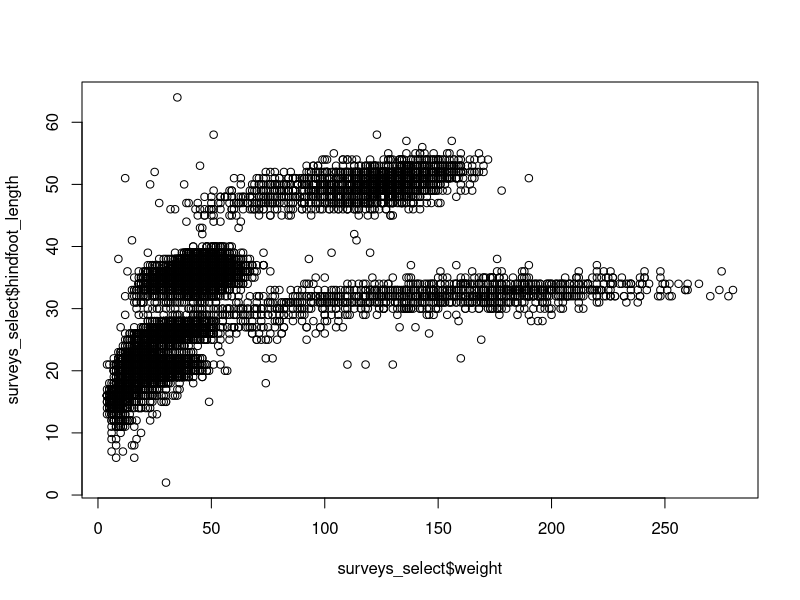
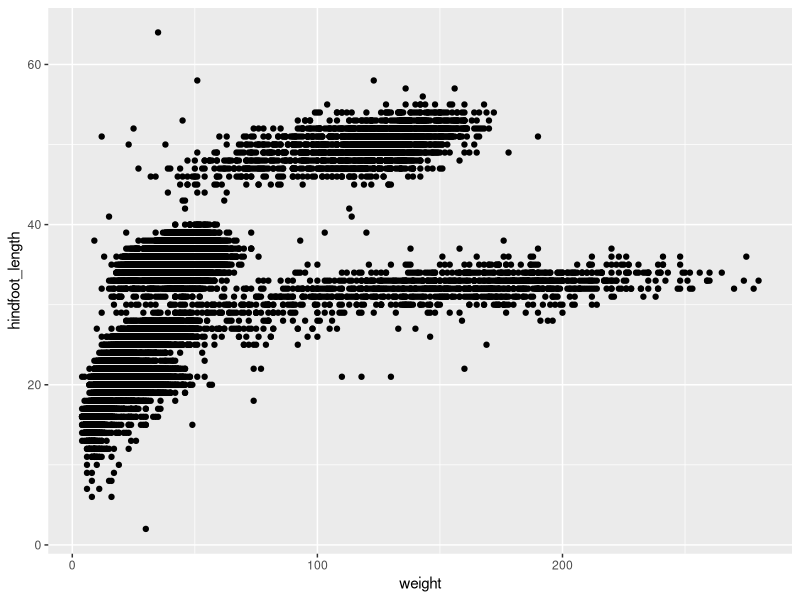
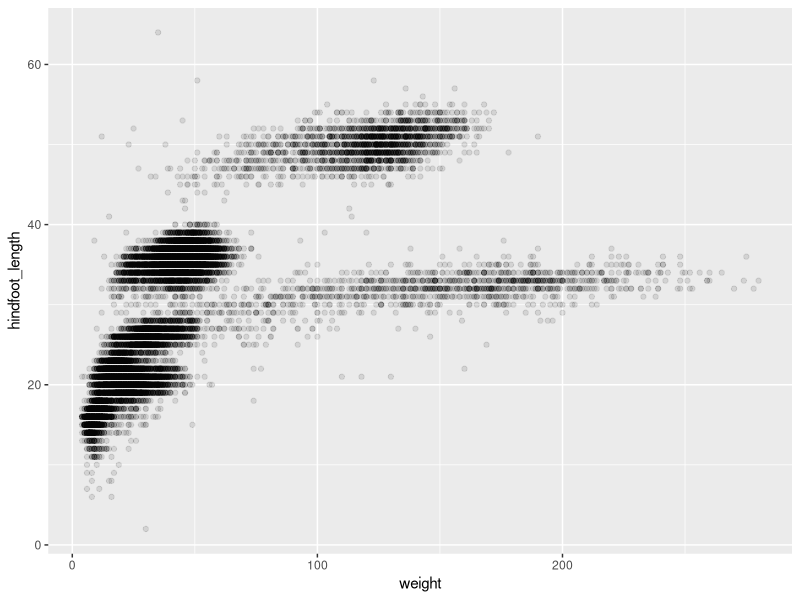
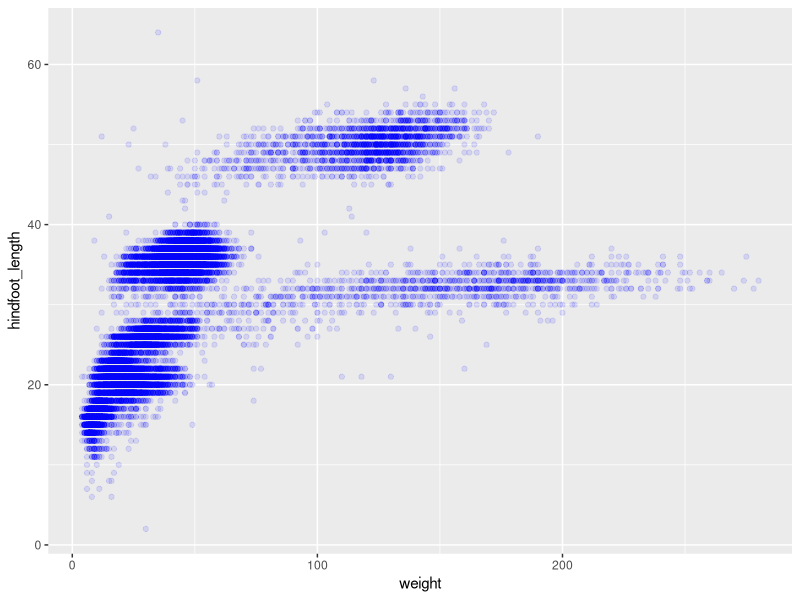
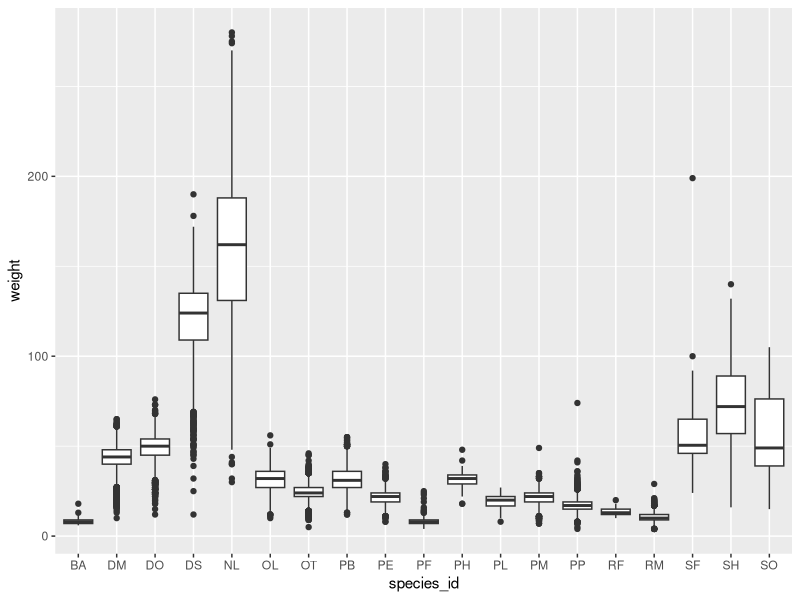
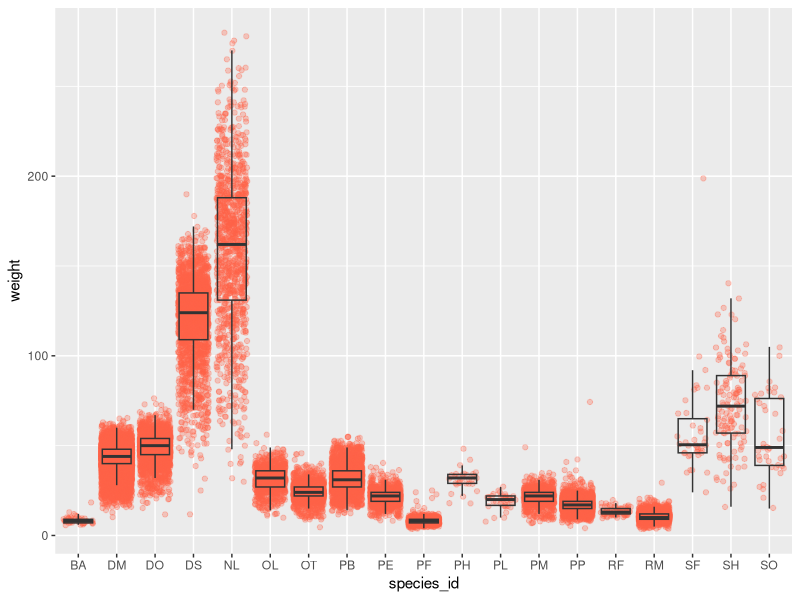
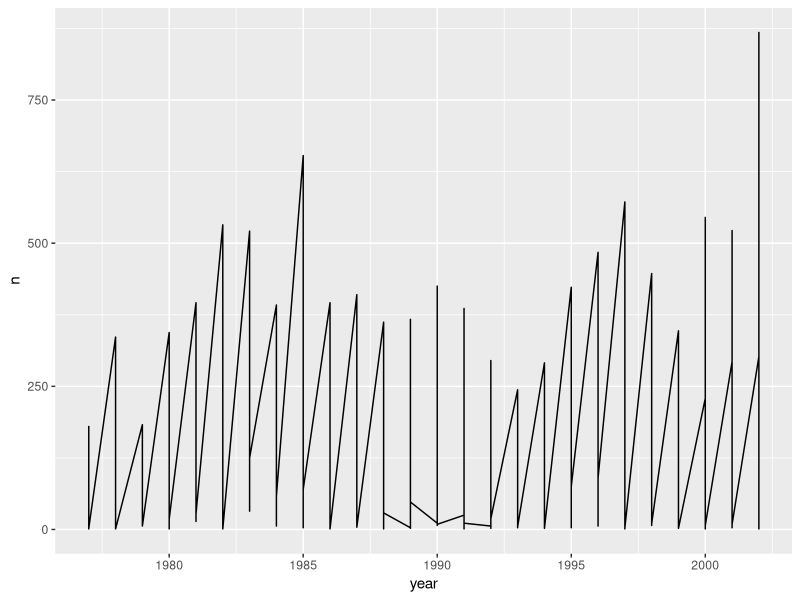
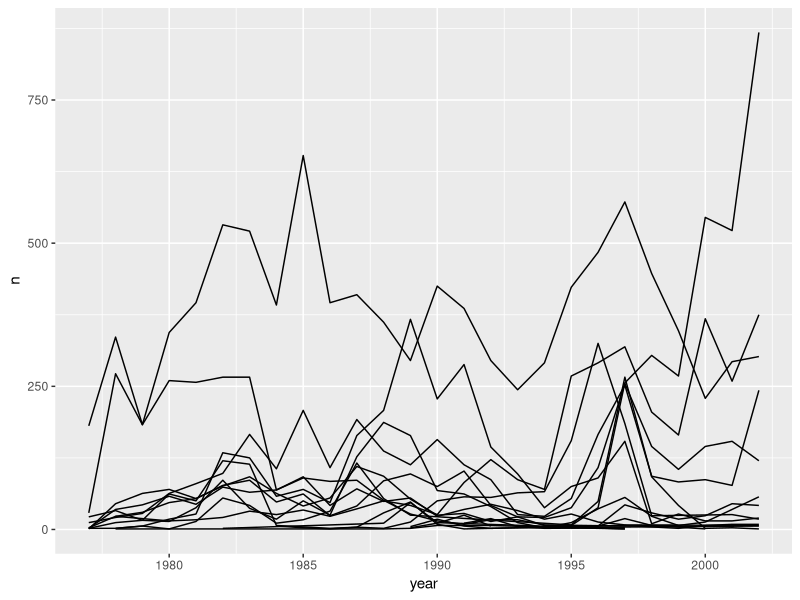

The R source for these figures, in order:
# plotting package
library(ggplot2)
# piping / chaining
library(magrittr)
# modern dataframe manipulations
library(dplyr)

surveys <- read.csv('data/portal_data_joined.csv')

summary(surveys)

surveys_complete <- surveys %>%
  filter(!is.na(weight)) %>%          # remove missing weight
  filter(!is.na(hindfoot_length))     # remove missing hindfoot_length

dim(surveys_complete)


# count records per species
species_select <- surveys_complete %>%
  group_by(species_id) %>%
  tally %>%
  filter(n >= 10) %>%
  select(species_id)

species_select

surveys_select <- surveys_complete %>%
  filter(species_id %in% species_select$species_id) %>%
  select(species_id, weight, hindfoot_length, year)

plot(x = surveys_select$weight, y = surveys_select$hindfoot_length)

## ggplot
ggplot(data = surveys_select, aes(x = weight, y = hindfoot_length)) +
  geom_point()

ggplot(data = surveys_select, aes(x = weight, y = hindfoot_length)) +
  geom_point(alpha = 0.1)

ggplot(data = surveys_select, aes(x = weight, y = hindfoot_length)) +
  geom_point(alpha = 0.1, color = "blue")


### boxplot
ggplot(data = surveys_select, aes(x = species_id,  y = weight)) +
  geom_boxplot()

ggplot(data = surveys_select, aes(x = species_id, y = weight)) +
  geom_jitter(alpha = 0.3, color = "tomato") +
  geom_boxplot(alpha = 0)

### Time series

# skip this at the moment to show need for year
surveys_select <- surveys_complete %>%
  filter(species_id %in% species_select$species_id) %>%
  select(species_id, weight, hindfoot_length, year)

yearly_counts <- surveys_select %>%
  group_by(year, species_id) %>%
  tally

ggplot(data = yearly_counts, aes(x = year, y = n)) +
  geom_line()

ggplot(data = yearly_counts, aes(x = year, y = n, group = species_id)) +
  geom_line()

ggplot(data = yearly_counts, aes(x = year, y = n, group = species_id, color = species_id)) +
  geom_line()

### facetting

ggplot(data = yearly_counts, aes(x = year, y = n, color = species_id)) +
  geom_line() + facet_wrap(~species_id)

### challenge

sex_values = c("F", "M")
surveys_select_sex <- surveys_complete %>%
  filter(species_id %in% species_select$species_id) %>%
  filter(sex %in% sex_values) %>% 
  select(species_id, sex, year)

yearly_sex_counts <- surveys_select_sex %>%
  group_by(year, species_id, sex) %>%
  tally

ggplot(data = yearly_sex_counts, aes(x = year, y = n, color = sex, group = sex)) +
  geom_line() + facet_wrap(~ species_id)

